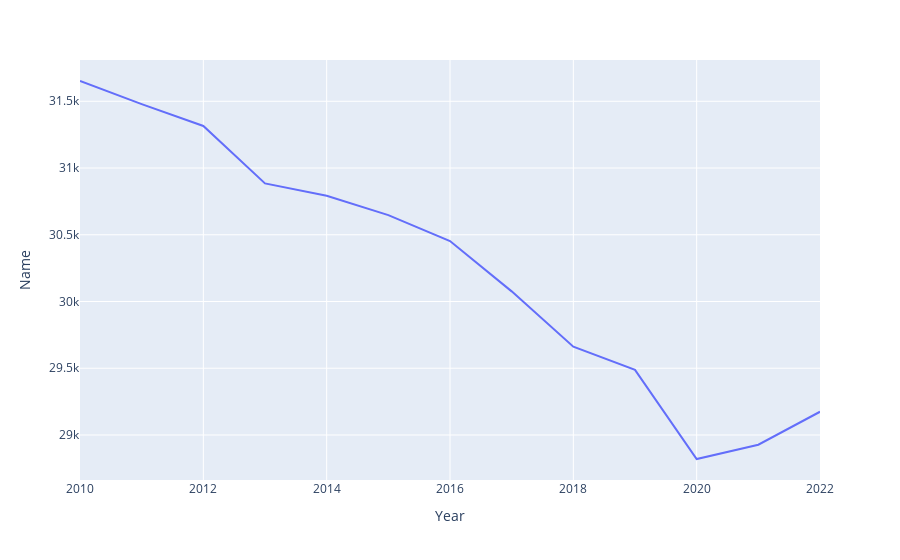

Notebook code for this chart:
### Code cell
# 作出名字数量的折线图
px.line(unique_names.reset_index(),x='Year',y='Name')

### Figure 1 — Plotly figure (JSON) as saved in the notebook; plotly's stock layout.template omitted (floating-point values rounded to 4 significant figures)
{"data": [{"hovertemplate": "Year=%{x}<br>Name=%{y}<extra></extra>", "legendgroup": "", "line": {"color": "#636efa", "dash": "solid"}, "marker": {"symbol": "circle"}, "mode": "lines", "name": "", "orientation": "v", "showlegend": false, "type": "scatter", "x": [2010, 2011, 2012, 2013, 2014, 2015, 2016, 2017, 2018, 2019, 2020, 2021, 2022], "xaxis": "x", "y": [31652, 31479, 31315, 30885, 30792, 30647, 30453, 30076, 29661, 29488, 28820, 28927, 29174], "yaxis": "y"}], "layout": {"legend": {"tracegroupgap": 0}, "margin": {"t": 60}, "xaxis": {"anchor": "y", "domain": [0, 1], "title": {"text": "Year"}}, "yaxis": {"anchor": "x", "domain": [0, 1], "title": {"text": "Name"}}}}
